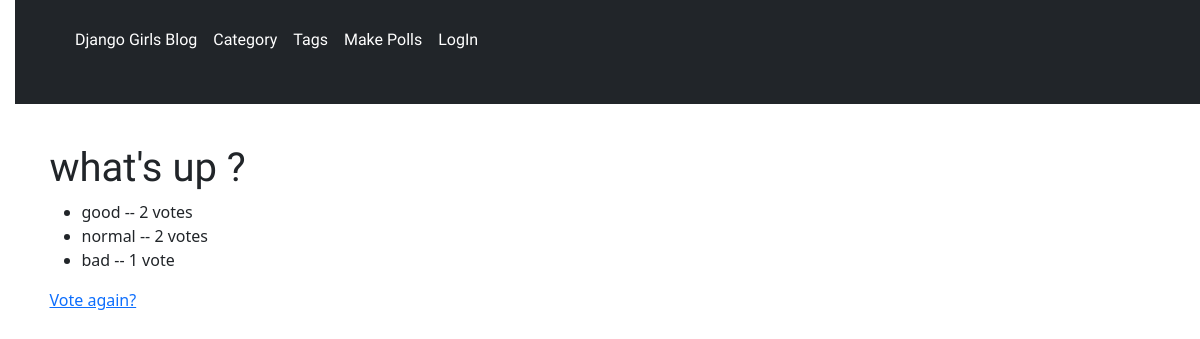
/polls/whats-up/results/, run on an earlier commit of the app's database.
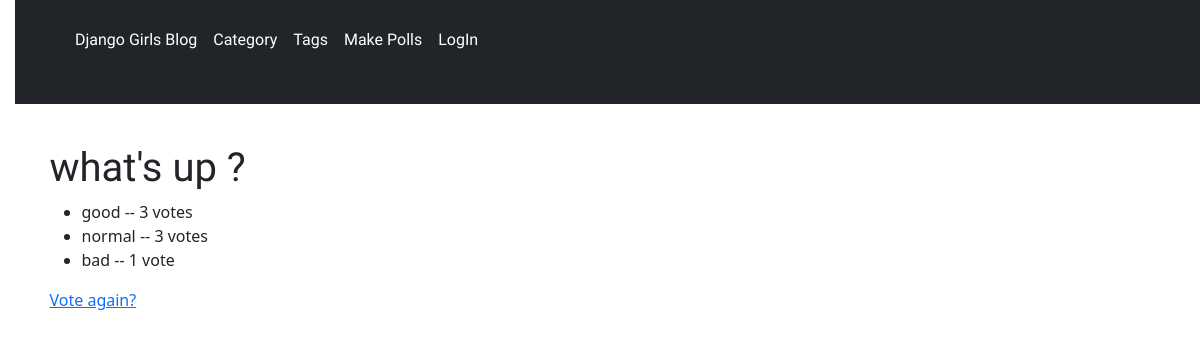
And on a later commit of the database.
### polls/models.py (models this page shows, shortened)
class Choice(models.Model):
    question = models.ForeignKey(Question, on_delete=models.CASCADE)
    choice_text = models.CharField(max_length=200)
    votes = models.IntegerField(default=0)
    slug = AutoSlugField(populate_from='choice_text', unique=True, default=None, null=True)

### polls/views.py (the view)
# urls.py: path("<slug:slug>/results/", views.ResultsView.as_view(), name="results"),
class ResultsView(generic.DetailView):
    model = Question
    template_name = "polls/results.html"

### polls/templates/polls/results.html
{% extends 'blog/base.html' %}
{% block content %}
    <article class="post">
        <h1>{{ question.question_text }}</h1>
        <ul>
        {% for choice in question.choice_set.all %}
            <li>{{ choice.choice_text }} -- {{ choice.votes }} vote{{ choice.votes|pluralize }}</li>
        {% endfor %}
        </ul>
        <a href="{% url 'polls:detail' question.slug %}">Vote again?</a>
    </article>
{% endblock %}

What changed in the data, as far as the page shows it:
changed Choice "good": votes "2" → "3"
changed Choice "normal": votes "2" → "3"
